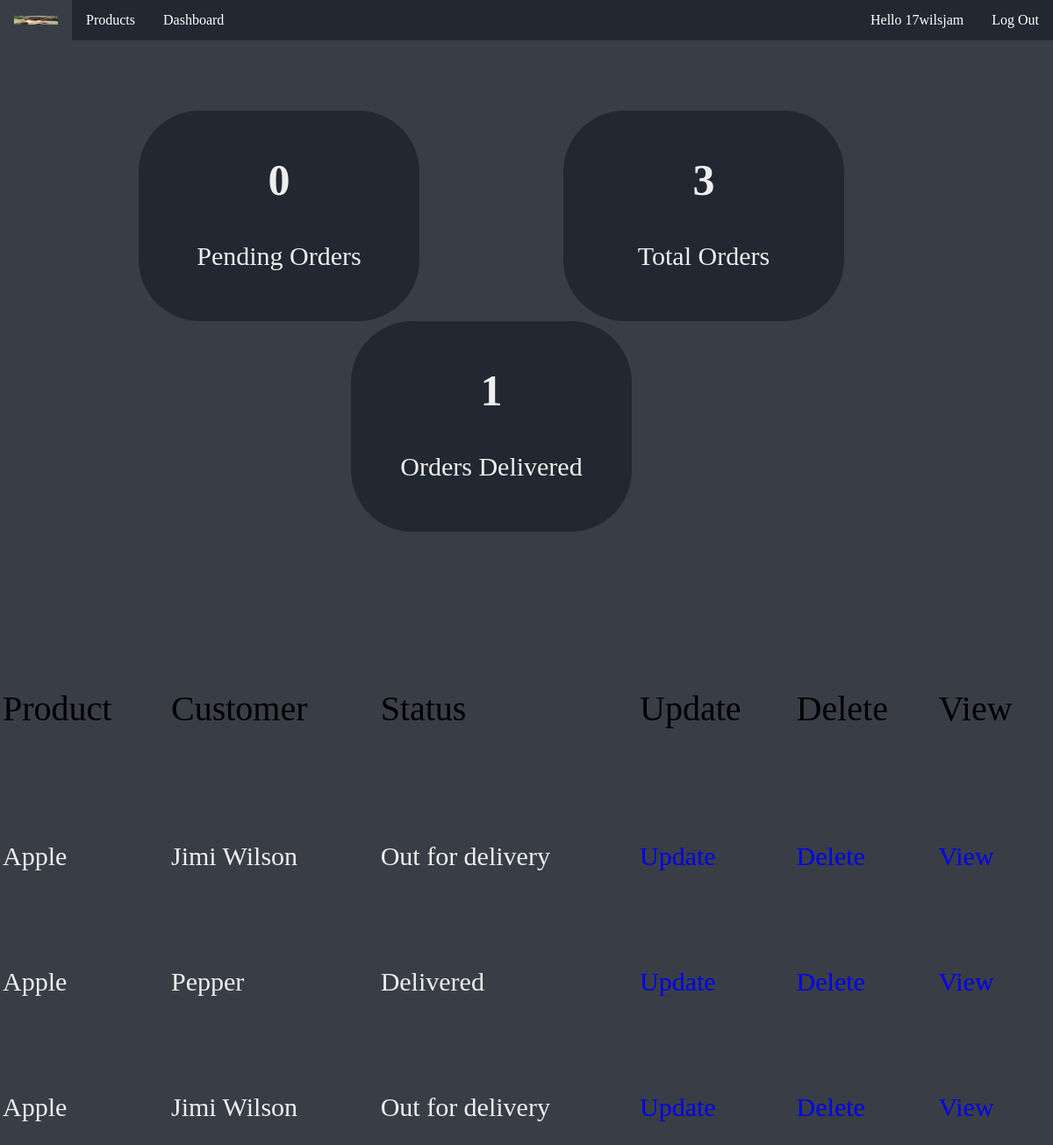
Screenshot of /dashboard (signed in) with the database file from the repository.
### dashboard/models.py (models this page shows, shortened)
class Order(models.Model):
    STATUS = (
        ('Pending', 'Pending'),
        ('Out for delivery', 'Out for delivery'),
        ('Delivered', 'Delivered'),
    )
    customer = models.ForeignKey(Customer, null=True, on_delete=models.SET_NULL)
    product = models.ForeignKey(Product, null=True, on_delete=models.SET_NULL)
    status = models.CharField(max_length=200, null=True, choices=STATUS)

class Product(models.Model):
    name = models.CharField(null=True, max_length=200)
    price = models.FloatField(null=True)
    description = models.CharField(null=True, max_length=200)
    img = models.ImageField(upload_to="product-img", null=True)
    tag = models.ManyToManyField(Tag,null=True)

class Customer(models.Model):
    user = models.OneToOneField(User, null=True, on_delete=models.CASCADE)
    name = models.CharField(null=True, max_length=200)

### dashboard/views.py (the view)
# urls.py: path('dashboard', views.dashboard, name="dashboard"),
def dashboard(request):
    orders = Order.objects.all()
    deliveredOrders = orders.filter(status="Delivered").count()
    pending = orders.filter(status='Pending').count()
    totalOrders = orders.count()
    userId = request.user.id
    context = {"orders": orders, "deliveredOrders": deliveredOrders, "totalOrders": totalOrders ,"pendingOrders":pending, "userId" : userId}
    return render(request, "dashboard.html", context)

### dashboard/templates/dashboard.html (shortened to what this page needs)
{% extends 'base.html' %}
{% load static %}
{% block style %}
<link rel="stylesheet" href="{% static '/css/dashboard.css' %}">
{% endblock %}
{% block content %}
{% if user.is_authenticated %}
<div class="container">
  <div class="info-container">
    <div class="info-block">
      <h2>
        {{pendingOrders}}
      </h2>
      <p>Pending Orders</p>
    </div>
    <div class="info-block">
      <h2>
        {{totalOrders}}
      </h2>
      <p>Total Orders</p>
    </div>
    <div class="info-block">
      <h2>
        {{deliveredOrders}}
      </h2>
      <p>Orders Delivered</p>
    </div>
  </div>
  <table class="order-table">
    <tr>
      <td>Product</td>
      <td>Customer</td>
      <td>Status</td>
      <td>Update</td>
      <td>Delete</td>
      <td>View</td>
    </tr>
    {% for i in orders %}
    <tr class="table-info">
      <td>{{i.product.name}}</td>
      <td>{{i.customer.name}}</td>
      <td>{{i.status}}</td>
      <td><a href="#">Update</a></td>
      <td><a href="#">Delete</a></td>
      <td><a href="#">View</a></td>
    </tr>
    {% endfor %}
  </table>
</div>
{% else %}
<p>You are not logged in</p>
<a href="{% url 'login' %}">Log In</a>
{% endif %}
{% endblock %}

### accounts/templates/base.html (shortened to what this page needs)
<!DOCTYPE html>
<html lang="en">
<head>
  {% block style %}
  {% endblock %}
</head>
<body>
  {% include 'navbar.html' %}
  {% block content %}
  {% endblock %}
</body>
</html>

### accounts/templates/navbar.html (shortened to what this page needs)
{% load static %}
<div class="top-navbar">
  <ul>
    <li class="first-item">
      <a href="{% url 'home' %}"><img class="logo" src="{% static '/images/logo.jpg' %}" alt=""></a>
    </li>
    <li>
      <a href="{% url 'products' %}">Products</a>
    </li>
    <li>
      <a href="{% url 'dashboard' %}">Dashboard</a>
    </li>
    {% if user.is_authenticated %}
    <li class="logout">
      <a href="{% url 'logout' %}">Log Out</a>
    </li>
    <li class="user-account">
      <a href="{% url 'account/{{user.id}}' %}">Hello {{user.username}}</a>
    </li>
    {% else %}
    <li class="login">
      <a href="{% url 'login' %}">Log In</a>
    </li>
    {% endif %}
  </ul>
</div>

### static/css/dashboard.css (style rules this page uses)
body { background-color: #393e46; font-color: #eeeeee; }
.container { display: grid; grid-template-columns: 1fr 1fr 1fr; grid-template-rows: 1fr 1fr; grid-template-areas: "info-block info-block info-block" "order-table order-table order-table"; grid-gap: 0.5rem; }
.order-table { grid-area: order-table; padding-top: 1rem }
.order-table tr { font-size: 40px; }
.table-info td { color: #eeeeee; font-size: 30px; }
.info-container { grid-area: info-block; text-align: center; padding-top: 5rem; padding-bottom: 5rem; padding-left: 5rem; }
.info-block { display: inline-block; background: #222831; border-radius: 70px; width: 20rem; height: 15rem; margin-right: 10rem; }
.info-block h2 { padding-top: 0.5rem; font-size: 50px; font-weight: bolder; color: #eeeeee; }
.info-block p { font-size: 30px; font-weight: normal; color: #eeeeee; }
a { text-decoration: none; }

### accounts/templates/navbar.html (style rules this page uses)
.logo { height: 10px; width: 50px; }
body { margin: 0; }
ul { list-style-type: none; margin: 0; padding: 0; overflow: hidden; background-color: #222831; }
li { float: left; }
li a { display: block; color: white; text-align: center; padding: 14px 16px; text-decoration: none; }
.logout { float: right; }
.user-account { float: right; }

### rows the page displays
Order: product.name "Apple", customer.name "Jimi Wilson", status "Out for delivery"
Order: product.name "Apple", customer.name "Pepper", status "Delivered"
Order: product.name "Apple", customer.name "Jimi Wilson", status "Out for delivery"

### other values shown
{{ user.username }} "17wilsjam"
{{ pendingOrders }} "0"
{{ totalOrders }} "3"
{{ deliveredOrders }} "1"
